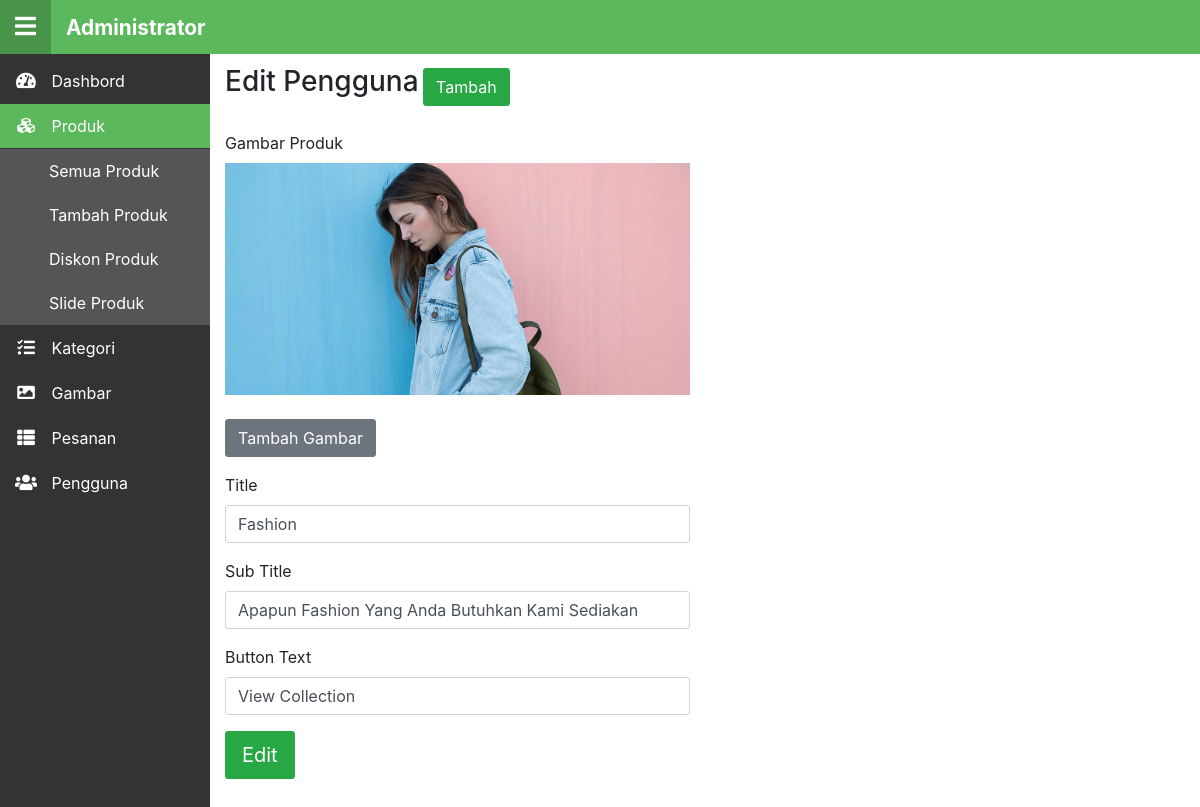
The app's page /admin/edit-slide/3 with its own data.
### tables this page shows
CREATE TABLE `slide` (
  `id` int(11) NOT NULL,
  `img` text NOT NULL,
  `title` varchar(20) NOT NULL,
  `sub_title` varchar(50) NOT NULL,
  `btn_text` varchar(200) NOT NULL,
  `position` int(11) NOT NULL
);

### application/controllers/Admin_add_slide.php (called while the page is built, shortened)
<?php
class Admin_add_slide extends CI_Controller {
	public function view($id = '')
	{
		$data['csrf'] = array(
			        'name' => $this->security->get_csrf_token_name(),
			        'hash' => $this->security->get_csrf_hash()
			    );
		$data['title1'] = !empty($id) ? 'Edit Pengguna': 'Tambah';
		$data['msg'] = $this->input->cookie('msg');
		$data['submit'] = !empty($id) ? 'edit': 'add';
		$data['title_submit'] = !empty($id) ? 'Edit': 'Tambah';
		$data['slide'] = $this->general->read('slide', array('id' => $id));
		$data['gambar'] = $this->general->read('gambar');
		$content['content'] = $this->load->view('admin/add-slide', $data, true);
		$content['title'] = 'Slide Produk - Administrator';
		$content['btn'] = 'produk';
		$this->load->view('layout/admin_template', $content);
		$id = !empty($id) ? $id: @$this->general->last('slide')->id;
		$this->general->reload('admin/edit-slide/'.@$id, array('add', 'edit'));
	}
}

### index.php (called while the page is built, shortened)
<?php
require_once BASEPATH.'core/CodeIgniter.php';

### application/models/General.php (called while the page is built, shortened)
<?php
class General extends CI_Model{
	public function read($table, $id = array())
	{
		if(empty($id)){
			$query = $this->db->get($table);
			return $query->result();
		}else{
			$query = $this->db->get_where($table, $id);
			return $query->row();
		}
	}
}

### application/views/admin/add-slide.php (the view, shortened to what this page needs)
<h3 class="dib"><?=$title1?></h3>
<a href="<?=site_url('admin/tambah-slide/')?>" class="btn btn-success">Tambah</a>
<br>
<br>
<div class="row">
	<div class="col-md-6">
		<form method="post">
			<div class="form-group">
				<label>Gambar Produk</label>
	  			<div class="gambar-user">
	  			<?php if(!empty($slide->img)):?>
	  				<img src="<?=base_url('assets/upload/'.$slide->img)?>" alt="" class="img"><br><br>
	  			<?php endif;?>
	  			</div>
	  			<button type="button" class="btn btn-secondary add-img-user" data-toggle="modal" data-target=".tambah-gambar">Tambah Gambar</button>
			</div>
			<div class="form-group">
				<label>Title</label>
				<input type="text" class="form-control" name="title" value="<?=@$slide->title?>">
			</div>
			<div class="form-group">
				<label>Sub Title</label>
				<input type="text" class="form-control" name="sub" value="<?=@$slide->sub_title?>">
			</div>
			<div class="form-group">
				<label>Button Text</label>
				<input type="text" class="form-control" name="btn" value="<?=@$slide->btn_text?>">
			</div>
			<button type="submit" class="btn btn-success btn-lg" name="<?=$submit?>" value="1"><?=$title_submit?></button>
		</div>
</div>

### assets/css/main.css (style rules this page uses)
.dib { display:inline-block; }
.img { max-width:100%; max-height:100%; }
.form-control, .mce-tinymce, .btn, .panel { border-radius: 3px; }

### records on screen
slide: img (picture), title "Fashion", sub "Apapun Fashion Yang Anda Butuhkan Kami Sediakan", btn "View Collection"

### other values on screen
$title1 "Edit Pengguna"
$title_submit "Edit"
